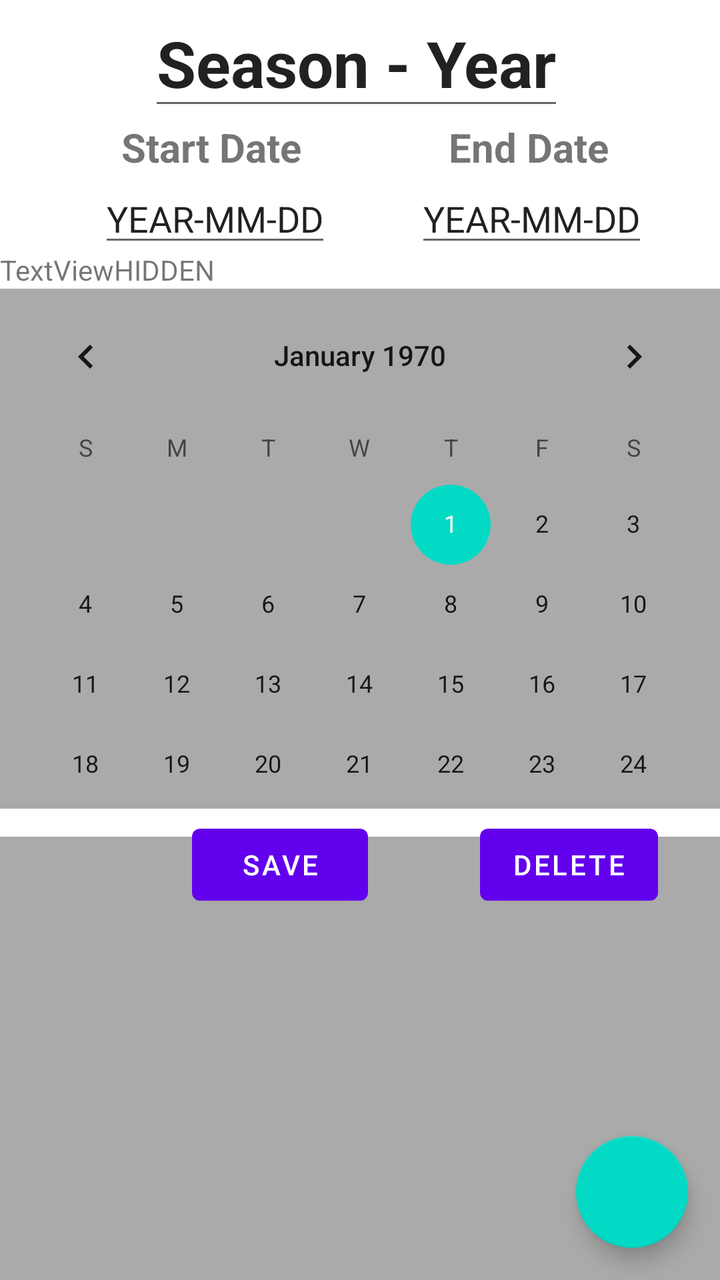
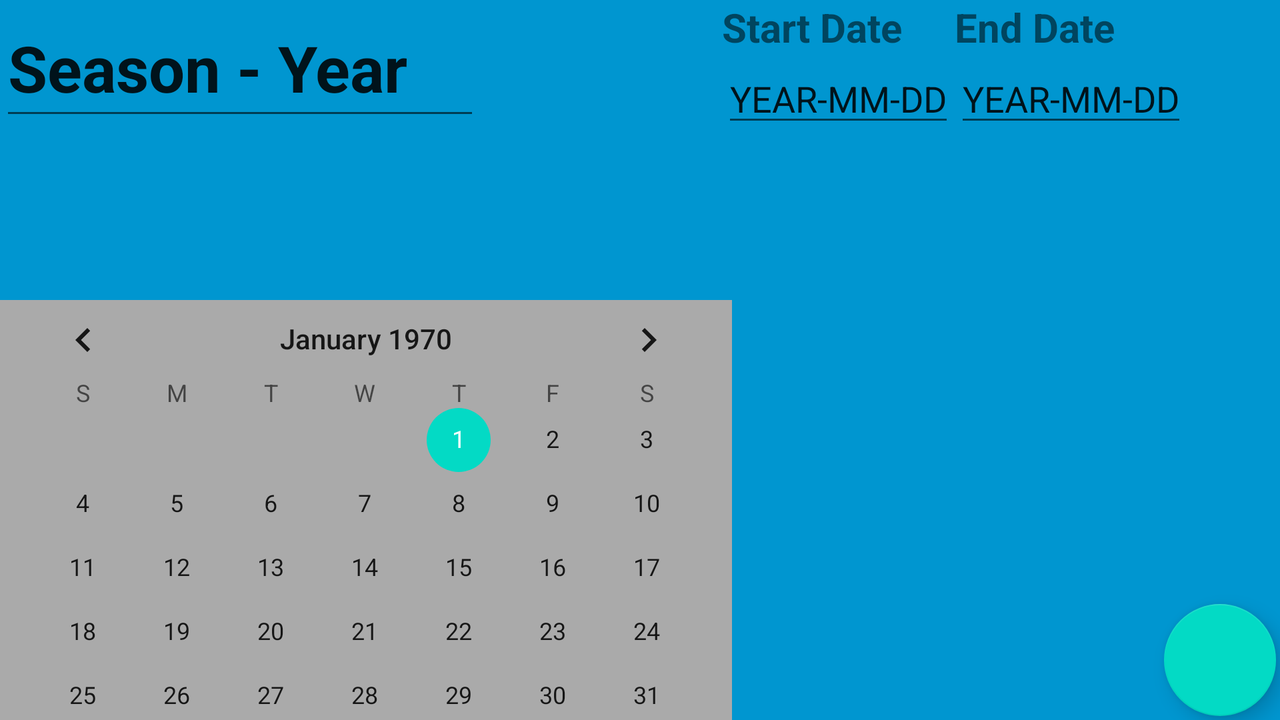

The same Android screen from two of the app's own layout files: first res/layout/ as a phone draws it, then the repository's variant for another configuration, drawn on a device whose configuration selects that folder. Both files follow.
<!-- AndroidManifest.xml: application theme Theme.CourseScheduler -->
<!-- res/layout/activity_course.xml -->
<?xml version="1.0" encoding="utf-8"?>
<androidx.constraintlayout.widget.ConstraintLayout xmlns:android="http://schemas.android.com/apk/res/android"
    xmlns:app="http://schemas.android.com/apk/res-auto"
    xmlns:tools="http://schemas.android.com/tools"
    android:layout_width="match_parent"
    android:layout_height="match_parent"
    tools:context=".UI.CourseActivity"
    tools:visibility="visible">

    <CalendarView
        android:id="@+id/calendarViewTerm"
        android:layout_width="match_parent"
        android:layout_height="260dp"
        android:layout_marginTop="16dp"
        android:background="@android:color/darker_gray"
        android:visibility="visible"
        app:layout_constraintStart_toStartOf="parent"
        app:layout_constraintTop_toBottomOf="@+id/startDateDynamicTerm"
        tools:visibility="visible" />

    <com.google.android.material.floatingactionbutton.FloatingActionButton
        android:id="@+id/term_fab"
        android:layout_width="wrap_content"
        android:layout_height="wrap_content"
        android:layout_gravity="bottom|end"
        android:layout_marginEnd="16dp"
        android:layout_marginBottom="16dp"
        android:onClick="addCoursePlusButton"
        android:src="@drawable/ic_baseline_add_24"
        app:layout_constraintBottom_toBottomOf="parent"
        app:layout_constraintEnd_toEndOf="parent" />

    <androidx.recyclerview.widget.RecyclerView
        android:id="@+id/listOfCourse"
        android:layout_width="match_parent"
        android:layout_height="260dp"
        android:background="@android:color/darker_gray"
        app:layout_constraintBottom_toBottomOf="parent"
        app:layout_constraintStart_toStartOf="parent"
        app:layout_constraintTop_toBottomOf="@+id/buttonSaveTerm"
        tools:listitem="@layout/course_list_item" />

    <EditText
        android:id="@+id/startDateDynamicTerm"
        android:layout_width="wrap_content"
        android:layout_height="wrap_content"
        android:text="YEAR-MM-DD"
        android:textSize="18sp"
        android:textStyle="normal"
        app:layout_constraintEnd_toEndOf="parent"
        app:layout_constraintHorizontal_bias="0.203"
        app:layout_constraintStart_toStartOf="parent"
        app:layout_constraintTop_toBottomOf="@+id/startDateTermText" />

    <TextView
        android:id="@+id/startDateTermText"
        android:layout_width="wrap_content"
        android:layout_height="wrap_content"
        android:text="@string/start_date"
        android:textSize="20sp"
        android:textStyle="bold"
        app:layout_constraintEnd_toEndOf="parent"
        app:layout_constraintHorizontal_bias="0.225"
        app:layout_constraintStart_toStartOf="parent"
        app:layout_constraintTop_toBottomOf="@+id/termTitle" />

    <EditText
        android:id="@+id/endDateDynamicTerm"
        android:layout_width="wrap_content"
        android:layout_height="wrap_content"
        android:text="YEAR-MM-DD"
        android:textSize="18sp"
        android:textStyle="normal"
        app:layout_constraintEnd_toEndOf="parent"
        app:layout_constraintHorizontal_bias="0.537"
        app:layout_constraintStart_toEndOf="@+id/startDateDynamicTerm"
        app:layout_constraintTop_toBottomOf="@+id/endDateTermText" />

    <TextView
        android:id="@+id/endDateTermText"
        android:layout_width="wrap_content"
        android:layout_height="wrap_content"
        android:text="@string/end_date"
        android:textSize="20sp"
        android:textStyle="bold"
        app:layout_constraintEnd_toEndOf="parent"
        app:layout_constraintHorizontal_bias="0.568"
        app:layout_constraintStart_toEndOf="@+id/startDateTermText"
        app:layout_constraintTop_toBottomOf="@+id/termTitle" />

    <EditText
        android:id="@+id/termTitle"
        android:layout_width="wrap_content"
        android:layout_height="wrap_content"
        android:layout_marginStart="60dp"
        android:layout_marginEnd="60dp"
        android:text="Season - Year"
        android:textSize="32sp"
        android:textStyle="bold"
        app:layout_constraintEnd_toEndOf="parent"
        app:layout_constraintHorizontal_bias="0.44"
        app:layout_constraintStart_toStartOf="parent"
        app:layout_constraintTop_toTopOf="parent" />

    <Button
        android:id="@+id/buttonDeleteTerm"
        android:layout_width="wrap_content"
        android:layout_height="wrap_content"
        android:layout_marginStart="56dp"
        android:layout_marginTop="4dp"
        android:text="Delete"
        app:layout_constraintStart_toEndOf="@+id/buttonSaveTerm"
        app:layout_constraintTop_toBottomOf="@+id/calendarViewTerm" />

    <Button
        android:id="@+id/buttonSaveTerm"
        android:layout_width="wrap_content"
        android:layout_height="wrap_content"
        android:layout_marginStart="96dp"
        android:layout_marginTop="4dp"
        android:onClick="addTermFromScreen"
        android:text="Save"
        app:layout_constraintStart_toStartOf="parent"
        app:layout_constraintTop_toBottomOf="@+id/calendarViewTerm" />

    <TextView
        android:id="@+id/dateInMillsCourseHIDE"
        android:layout_width="wrap_content"
        android:layout_height="wrap_content"
        android:text="TextViewHIDDEN"
        android:visibility="visible"
        app:layout_constraintBottom_toTopOf="@+id/calendarViewTerm"
        app:layout_constraintStart_toStartOf="parent" />

    <TextView
        android:id="@+id/currentTermText"
        android:layout_width="wrap_content"
        android:layout_height="wrap_content"
        android:layout_marginStart="16dp"
        android:layout_marginTop="24dp"
        android:text="Current Term"
        android:visibility="invisible"
        app:layout_constraintStart_toEndOf="@+id/termTitle"
        app:layout_constraintTop_toTopOf="parent" />

</androidx.constraintlayout.widget.ConstraintLayout>
<!-- res/layout/course_list_item.xml (included above) -->
<?xml version="1.0" encoding="utf-8"?>
<androidx.constraintlayout.widget.ConstraintLayout xmlns:android="http://schemas.android.com/apk/res/android"
    xmlns:app="http://schemas.android.com/apk/res-auto"
    xmlns:tools="http://schemas.android.com/tools"
    android:id="@+id/termListItem"
    android:layout_width="match_parent"
    android:layout_height="wrap_content"
    android:background="#E1D9D9">

    <TextView
        android:id="@+id/courseItemTitleLabel"
        android:layout_width="wrap_content"
        android:layout_height="wrap_content"
        android:layout_marginTop="8dp"
        android:text="@string/course_label"
        android:textSize="22sp"
        android:textStyle="bold"
        app:layout_constraintStart_toEndOf="@+id/imageCourseListItem"
        app:layout_constraintTop_toTopOf="parent" />

    <TextView
        android:id="@+id/courseItemStartDateLabel"
        android:layout_width="wrap_content"
        android:layout_height="wrap_content"
        android:layout_marginTop="4dp"
        android:text="@string/start_date"
        android:textSize="18sp"
        android:textStyle="bold"
        app:layout_constraintStart_toEndOf="@+id/imageCourseListItem"
        app:layout_constraintTop_toBottomOf="@+id/courseItemTitleLabel" />

    <TextView
        android:id="@+id/courseItemStartDateDynamic"
        android:layout_width="wrap_content"
        android:layout_height="wrap_content"
        android:layout_marginStart="8dp"
        android:layout_marginTop="4dp"
        android:text="YEAR-MM-DD"
        android:textSize="18sp"
        android:textStyle="normal"
        app:layout_constraintStart_toEndOf="@+id/courseItemStartDateLabel"
        app:layout_constraintTop_toBottomOf="@+id/courseItemTitleLabel" />

    <TextView
        android:id="@+id/courseItemEndDateLabel"
        android:layout_width="wrap_content"
        android:layout_height="wrap_content"
        android:layout_marginTop="4dp"
        android:text="@string/end_date"
        android:textSize="18sp"
        android:textStyle="bold"
        app:layout_constraintStart_toStartOf="@+id/courseItemStartDateLabel"
        app:layout_constraintTop_toBottomOf="@+id/courseItemStartDateLabel" />

    <TextView
        android:id="@+id/courseItemEndDateDynamic"
        android:layout_width="wrap_content"
        android:layout_height="wrap_content"
        android:layout_marginStart="8dp"
        android:layout_marginTop="4dp"
        android:text="YEAR-MM-DD"
        android:textSize="18sp"
        android:textStyle="normal"
        app:layout_constraintStart_toEndOf="@+id/courseItemEndDateLabel"
        app:layout_constraintTop_toBottomOf="@+id/courseItemStartDateDynamic" />

    <TextView
        android:id="@+id/courseItemStatusDynamic"
        android:layout_width="wrap_content"
        android:layout_height="wrap_content"
        android:layout_marginStart="8dp"
        android:layout_marginTop="4dp"
        android:text="STATUS"
        android:textSize="18sp"
        android:textStyle="bold"
        app:layout_constraintStart_toEndOf="@+id/courseItemEndDateDynamic"
        app:layout_constraintTop_toBottomOf="@+id/courseItemStartDateDynamic" />

    <ImageView
        android:id="@+id/imageCourseListItem"
        android:layout_width="100dp"
        android:layout_height="100dp"
        app:layout_constraintStart_toStartOf="parent"
        app:layout_constraintTop_toTopOf="parent"
        app:srcCompat="@drawable/ic_baseline_view_list_24" />

    <TextView
        android:id="@+id/courseItemTitleDynamic"
        android:layout_width="wrap_content"
        android:layout_height="wrap_content"
        android:layout_marginStart="8dp"
        android:layout_marginTop="8dp"
        android:text="TextView"
        android:textSize="22sp"
        app:layout_constraintStart_toEndOf="@+id/courseItemTitleLabel"
        app:layout_constraintTop_toTopOf="parent" />


</androidx.constraintlayout.widget.ConstraintLayout>
<!-- resources referenced by this layout -->
<resources>
  <!-- drawable ic_baseline_view_list_24 (drawable) -->
  <vector xmlns:android="http://schemas.android.com/apk/res/android"
      android:width="160dp"
      android:height="160dp"
      android:viewportWidth="24"
      android:viewportHeight="24"
      android:tint="?attr/colorControlNormal"
      android:autoMirrored="true">
    <path
        android:fillColor="@android:color/white"
        android:pathData="M4,14h4v-4L4,10v4zM4,19h4v-4L4,15v4zM4,9h4L8,5L4,5v4zM9,14h12v-4L9,10v4zM9,19h12v-4L9,15v4zM9,5v4h12L21,5L9,5z"/>
  </vector>
  <string name="course_label">Course</string>
  <string name="end_date">End Date</string>
  <string name="start_date">Start Date</string>
  <style name="Theme.CourseScheduler" parent="Theme.MaterialComponents.DayNight.DarkActionBar">
          
          <item name="colorPrimary">@color/purple_500</item>
          <item name="colorPrimaryVariant">@color/purple_700</item>
          <item name="colorOnPrimary">@color/white</item>
          
          <item name="colorSecondary">@color/teal_200</item>
          <item name="colorSecondaryVariant">@color/teal_700</item>
          <item name="colorOnSecondary">@color/black</item>
          
          <item name="android:statusBarColor" tools:targetApi="l">?attr/colorPrimaryVariant</item>
          
      </style>
</resources>
<!-- res/layout-land/activity_course.xml (the repository's variant of the layout above) -->
<!-- drawn on the phone turned sideways -->
<?xml version="1.0" encoding="utf-8"?>
<androidx.constraintlayout.widget.ConstraintLayout xmlns:android="http://schemas.android.com/apk/res/android"
    xmlns:app="http://schemas.android.com/apk/res-auto"
    xmlns:tools="http://schemas.android.com/tools"
    android:layout_width="match_parent"
    android:layout_height="match_parent"
    android:background="#0096D0"
    tools:context=".UI.CourseActivity"
    tools:visibility="visible">

    <CalendarView
        android:id="@+id/calendarViewTerm"
        android:layout_width="366dp"
        android:layout_height="210dp"
        android:background="@android:color/darker_gray"
        android:visibility="visible"
        app:layout_constraintBottom_toBottomOf="parent"
        app:layout_constraintStart_toStartOf="parent"
        tools:visibility="visible" />

    <androidx.recyclerview.widget.RecyclerView
        android:id="@+id/listOfCourse"
        android:layout_width="wrap_content"
        android:layout_height="210dp"
        android:background="@color/ic_launcher_background"
        app:layout_constraintBottom_toBottomOf="parent"
        app:layout_constraintEnd_toEndOf="parent"
        tools:listitem="@layout/course_list_item" />

    <com.google.android.material.floatingactionbutton.FloatingActionButton
        android:id="@+id/term_fab"
        android:layout_width="wrap_content"
        android:layout_height="wrap_content"
        android:layout_gravity="bottom|end"
        android:layout_marginEnd="2dp"
        android:layout_marginBottom="2dp"
        android:onClick="addCoursePlusButton"
        android:src="@drawable/ic_baseline_add_24"
        app:layout_constraintBottom_toBottomOf="parent"
        app:layout_constraintEnd_toEndOf="parent" />

    <TextView
        android:id="@+id/startDateTermText"
        android:layout_width="wrap_content"
        android:layout_height="wrap_content"
        android:text="@string/start_date"
        android:textSize="20sp"
        android:textStyle="bold"
        app:layout_constraintStart_toStartOf="@+id/startDateDynamicTerm"
        app:layout_constraintTop_toTopOf="parent" />

    <EditText
        android:id="@+id/startDateDynamicTerm"
        android:layout_width="wrap_content"
        android:layout_height="wrap_content"
        android:layout_marginStart="24dp"
        android:text="YEAR-MM-DD"
        android:textSize="18sp"
        android:textStyle="normal"
        app:layout_constraintStart_toEndOf="@+id/currentTermText"
        app:layout_constraintTop_toBottomOf="@+id/startDateTermText" />

    <EditText
        android:id="@+id/endDateDynamicTerm"
        android:layout_width="wrap_content"
        android:layout_height="wrap_content"
        android:text="YEAR-MM-DD"
        android:textSize="18sp"
        android:textStyle="normal"
        app:layout_constraintStart_toEndOf="@+id/startDateDynamicTerm"
        app:layout_constraintTop_toBottomOf="@+id/endDateTermText" />

    <TextView
        android:id="@+id/endDateTermText"
        android:layout_width="wrap_content"
        android:layout_height="wrap_content"
        android:text="@string/end_date"
        android:textSize="20sp"
        android:textStyle="bold"
        app:layout_constraintStart_toEndOf="@+id/startDateDynamicTerm"
        app:layout_constraintTop_toTopOf="parent" />

    <EditText
        android:id="@+id/termTitle"
        android:layout_width="240dp"
        android:layout_height="65dp"
        android:text="Season - Year"
        android:textSize="32sp"
        android:textStyle="bold"
        app:layout_constraintStart_toStartOf="parent"
        app:layout_constraintTop_toTopOf="parent" />

    <TextView
        android:id="@+id/dateInMillsCourseHIDE"
        android:layout_width="wrap_content"
        android:layout_height="wrap_content"
        android:text="TextViewHIDDEN"
        android:visibility="invisible"
        app:layout_constraintStart_toStartOf="parent"
        app:layout_constraintTop_toTopOf="@+id/startDateDynamicTerm" />

    <TextView
        android:id="@+id/currentTermText"
        android:layout_width="wrap_content"
        android:layout_height="wrap_content"
        android:layout_marginStart="16dp"
        android:layout_marginTop="24dp"
        android:text="Current Term"
        android:visibility="invisible"
        app:layout_constraintStart_toEndOf="@+id/termTitle"
        app:layout_constraintTop_toTopOf="parent" />

</androidx.constraintlayout.widget.ConstraintLayout>
<!-- resources referenced by the variant -->
<!-- as the phone turned sideways resolves them -->
<resources>
  <color name="ic_launcher_background">#00A9E7</color>
  <!-- drawable ic_baseline_view_list_24 (drawable) -->
  <vector xmlns:android="http://schemas.android.com/apk/res/android"
      android:width="160dp"
      android:height="160dp"
      android:viewportWidth="24"
      android:viewportHeight="24"
      android:tint="?attr/colorControlNormal"
      android:autoMirrored="true">
    <path
        android:fillColor="@android:color/white"
        android:pathData="M4,14h4v-4L4,10v4zM4,19h4v-4L4,15v4zM4,9h4L8,5L4,5v4zM9,14h12v-4L9,10v4zM9,19h12v-4L9,15v4zM9,5v4h12L21,5L9,5z"/>
  </vector>
  <string name="course_label">Course</string>
  <string name="end_date">End Date</string>
  <string name="start_date">Start Date</string>
  <style name="Theme.CourseScheduler" parent="Theme.MaterialComponents.DayNight.DarkActionBar">
          
          <item name="colorPrimary">@color/purple_500</item>
          <item name="colorPrimaryVariant">@color/purple_700</item>
          <item name="colorOnPrimary">@color/white</item>
          
          <item name="colorSecondary">@color/teal_200</item>
          <item name="colorSecondaryVariant">@color/teal_700</item>
          <item name="colorOnSecondary">@color/black</item>
          
          <item name="android:statusBarColor" tools:targetApi="l">?attr/colorPrimaryVariant</item>
          
      </style>
</resources>
